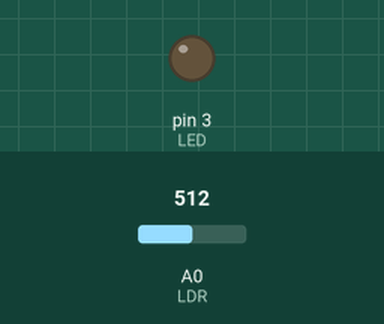
The sketch below on a simulated Arduino Uno, built with avr-gcc and run on an emulated ATmega328P. Shown: output pins drawn as LEDs (lit = HIGH). The test bench sets the inputs (shaded band); at power-on: A0 (LDR) = 512.

Above: at 1.2 s.
1.3 s: A0 (LDR) set to 285
2.8 s: A0 (LDR) set to 257
At 4.0 s:
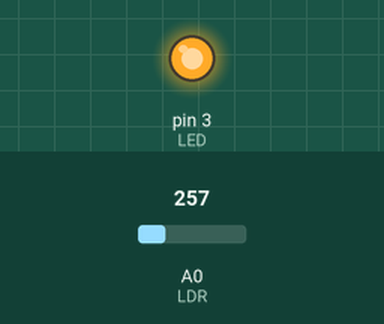
4.3 s: A0 (LDR) set to 280
At 5.2 s:
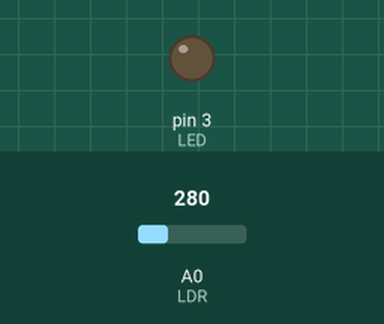
5.8 s: A0 (LDR) set to 260
At 6.3 s:
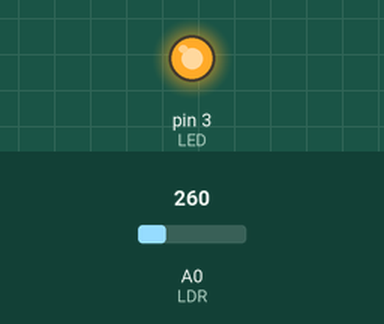
Timing chart, 0 to 8.3 s (numbered marks = the images above; inputs shaded):
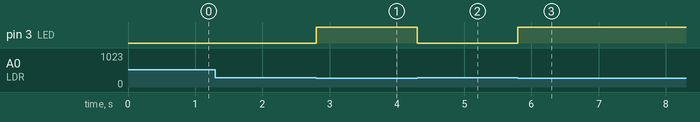

The sketch:

LED_Com_Sensor_de_Luz.ino
```cpp
int LDR = A0; // Pino do LDR
int LED = 3; // Pino do LEd

void setup() {
    pinMode(LDR, INPUT); //Define o LDR como entrada
    pinMode(LED, OUTPUT); //Define o LED como saida
}

void loop() {
    if (analogRead(LDR) < 270) { //Le o valor analogico do LDR e compara com um limite(800)
        digitalWrite(LED, HIGH); //Se verdadeiro Ligue o LED
    }
    else {
        digitalWrite(LED, LOW); //Senão desligue o LED
    }
}
```

Measured:
- the behaviour switches between 270 and 269 on A0 (LDR) (found by bisection; images 0 and 1)
- after the input at 1.3 s, every drawn part: stays the same
- after the input at 2.8 s, pin 3 (LED): LOW → HIGH at once
- after the input at 4.3 s, pin 3 (LED): HIGH → LOW at once
- after the input at 5.8 s, pin 3 (LED): LOW → HIGH at once
